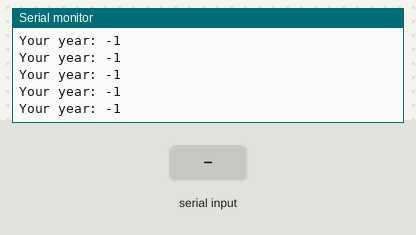
Recording of a sketch running on a simulated Arduino Uno, built with avr-gcc and run on an emulated ATmega328P. Parts: the last lines printed to the serial monitor. Inputs (shaded band) come from the test bench. EEPROM starts erased.

Above: at 1.2 s.
1.3 s: "90,45\n" received over Serial
At 2.8 s:
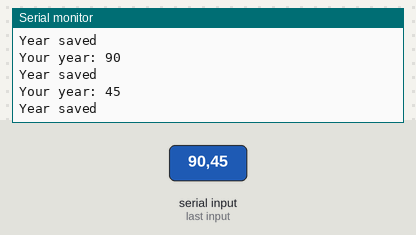
2.9 s: "30,150\n" received over Serial
At 5.2 s:
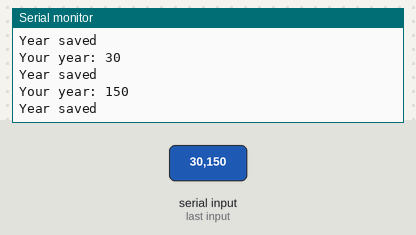
Timing chart, 0 to 6.7 s (numbered marks = the images above; inputs shaded):
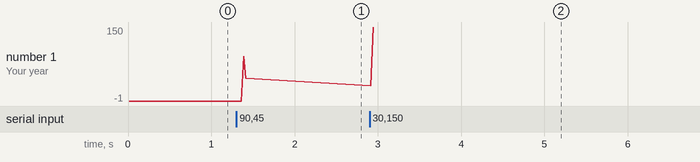

Measured:
- after the input at 1.3 s, the serial monitor: prints a new line after 0.08 s (image 1)
- after the input at 2.9 s, the serial monitor: prints a new line at once (image 2)
- plotted number 1: -1 → 45 after the input at 1.3 s, 45 → 150 after the input at 2.9 s

The sketch:

EEPROM_highByte_lowByte_word.ino
```cpp
#include <EEPROM.h>
int data = 0;

void setup() {
  Serial.begin(9600);
  Serial.println("Enter your year");
}

void loop() {
  if(Serial.available() > 0){
    data = Serial.parseInt();
    byte hi = highByte(data);
    byte low = lowByte(data);
    EEPROM.update(1, hi);
    EEPROM.update(2, low);
    Serial.println("Year saved");
  }
  byte hi = EEPROM.read(1);
  byte low = EEPROM.read(2);
  int year = word(hi, low);
  if(year != 0){
    Serial.println("Your year: " + String(year));
  }
}
```
